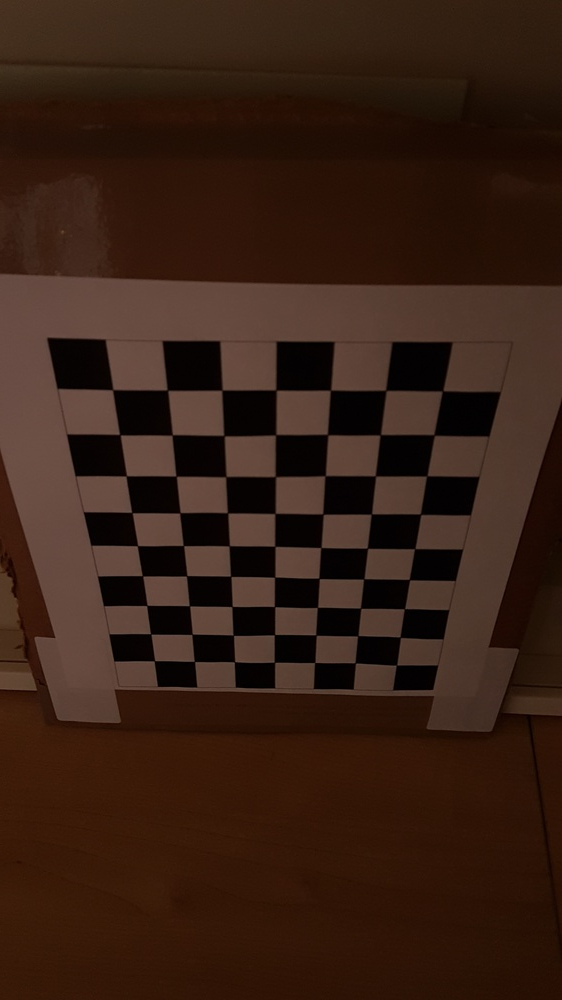
#> input picture Photo-2/Lab8/calibration_images/20200621_170237.jpg, 562 x 1000 px, shrunk from 2268 x 4032 before the run; its folder holds 4 pictures in this run
$ python CalibrationCV2.py
#> lines starting #> are read from the running program, lines starting #| are printed output that depends on the picture
import numpy as np
import cv2
import glob
import matplotlib.pyplot as plt

cbrow = 9
cbcol = 6
plotChessboardImages = True

# termination criteria
criteria = (cv2.TERM_CRITERIA_EPS + cv2.TERM_CRITERIA_MAX_ITER, 30, 0.001)

# prepare object points, like (0,0,0), (1,0,0), (2,0,0) ....,(6,5,0)
objp = np.zeros((cbrow * cbcol, 3), np.float32)
objp[:, :2] = np.mgrid[0:cbcol, 0:cbrow].T.reshape(-1, 2)

# Arrays to store object points and image points from all the images.
objpoints = []  # 3d point in real world space
imgpoints = []  # 2d points in image plane.

images = glob.glob(r'C:\Users\Saul\PycharmProjects\Photogrammetry\Photo-2\Lab8\calibration_images/*.JPG')
print(images)
images = [images[3]]

for fname in images:
    print("Current Image: ", fname)
    img = cv2.imread(fname)
#> img is the input picture: shape (1000, 562, 3); mean B, G, R 20.4, 31.9, 54.7
    gray = cv2.cvtColor(img, cv2.COLOR_BGR2GRAY)
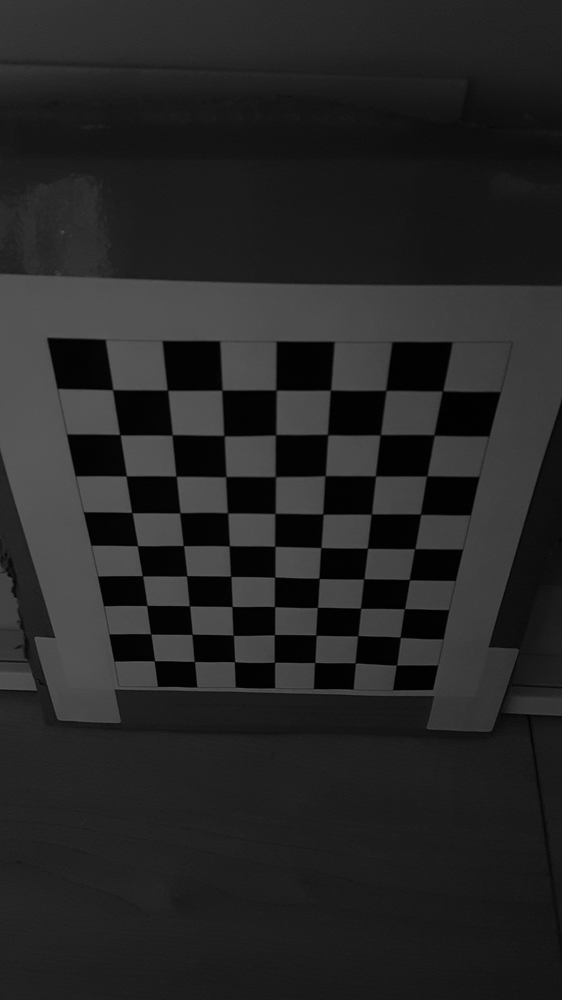
#> gray: shape (1000, 562); min 0, max 93, mean 37.4

    # Find the chess board corners
    ret, corners = cv2.findChessboardCorners(gray, (cbcol, cbrow), None)
#> ret = False; corners = None

    # If found, add object points, image points (after refining them)
    if ret == True:
        objpoints.append(objp)

        corners2 = cv2.cornerSubPix(gray, corners, (11, 11), (-1, -1), criteria)
        imgpoints.append(corners2)

        cornersTemp = np.array(corners2).reshape(np.shape(corners2)[0], np.shape(corners2)[2])

        if plotChessboardImages:
            plt.imshow(img, cmap='gray', interpolation='bicubic')

            # Draw and display the corners
            img = cv2.drawChessboardCorners(img, (9, 6), corners2, ret)

            plt.scatter(x=cornersTemp[:, 0], y=cornersTemp[:, 1], c='r', s=10)
            plt.xticks([]), plt.yticks([])  # to hide tick values on X and Y axis
            plt.show()

# reprojection_error, camera_matrix, distortion_coefficient, rotation_v, translation_v
#> (the run stopped early here; a loop or call above may not have finished)
